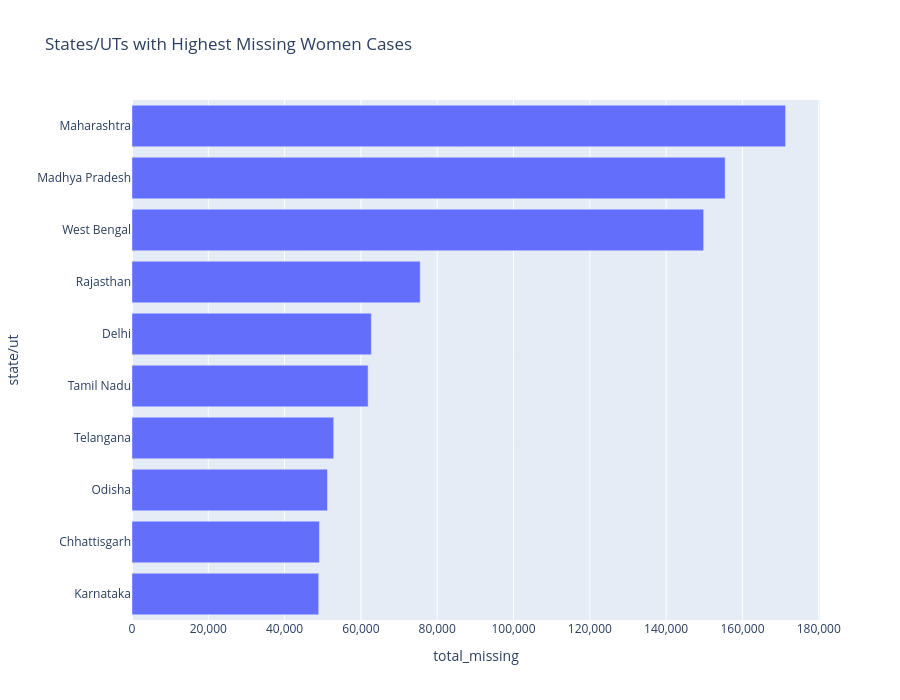

Notebook code cell kept with this figure:
### Markdown cell above
### State-wise Missing Cases

- Which states/UTs report the highest number of missing women cases?

- Which states/UTs report the lowest number of missing women?

### Code cell
top_states=df.sort_values(by='total_missing',ascending=False).head(10)

fig=px.bar(
           top_states,
           x='total_missing',
           y='state/ut',
           orientation='h',
           title="States/UTs with Highest Missing Women Cases",
           height=700,
           )
fig.update_layout(
    yaxis={'categoryorder':'total ascending'},
    xaxis_tickformat=",")

fig.show()

### Figure 1 — Plotly figure (JSON) as saved in the notebook; plotly's stock layout.template omitted (floating-point values rounded to 4 significant figures)
{"data": [{"hovertemplate": "total_missing=%{x}<br>state/ut=%{y}<extra></extra>", "legendgroup": "", "marker": {"color": "#636efa", "pattern": {"shape": ""}}, "name": "", "orientation": "h", "showlegend": false, "textposition": "auto", "type": "bar", "x": [171310, 155467, 149837, 75540, 62734, 61888, 52875, 51239, 49125, 48943], "xaxis": "x", "y": ["Maharashtra", "Madhya Pradesh", "West Bengal", "Rajasthan", "Delhi", "Tamil Nadu", "Telangana", "Odisha", "Chhattisgarh", "Karnataka"], "yaxis": "y"}], "layout": {"barmode": "relative", "height": 700, "legend": {"tracegroupgap": 0}, "title": {"text": "States/UTs with Highest Missing Women Cases"}, "xaxis": {"anchor": "y", "domain": [0, 1], "tickformat": ",", "title": {"text": "total_missing"}}, "yaxis": {"anchor": "x", "categoryorder": "total ascending", "domain": [0, 1], "title": {"text": "state/ut"}}}}
